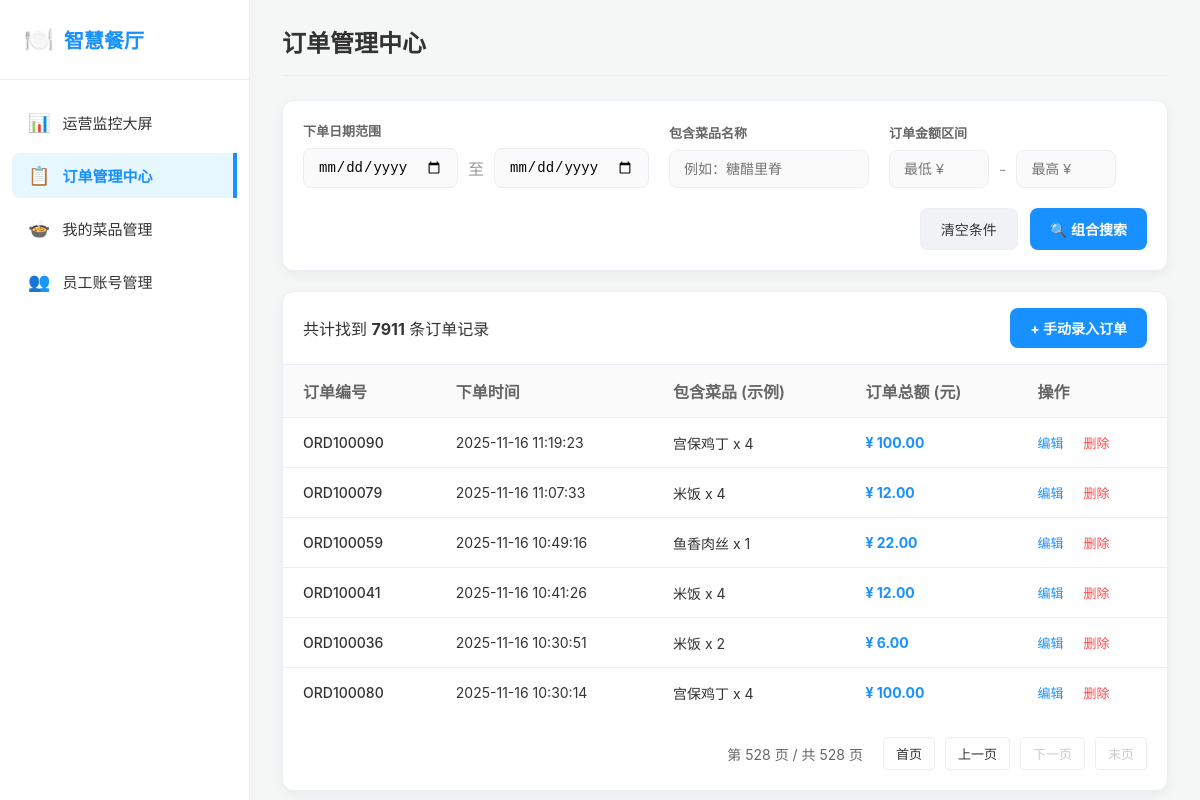
Screenshot of /orders/?page=528 (signed in) with the database file from the repository.
### restaurant/models.py (models this page shows, shortened)
class Order(models.Model):
    order_number = models.CharField(max_length=50, unique=True, verbose_name='订单编号')
    order_time = models.DateTimeField(auto_now_add=True, verbose_name='下单时间')
    total_amount = models.DecimalField(max_digits=10, decimal_places=2, verbose_name='订单总金额')
    item_name = models.CharField(max_length=100, verbose_name='菜品名称', blank=True, null=True)
    item_price = models.DecimalField(max_digits=10, decimal_places=2, verbose_name='单价', blank=True, null=True)
    quantity = models.PositiveIntegerField(verbose_name='数量', blank=True, null=True)
    class Meta:
        verbose_name = '订单'
        verbose_name_plural = '订单'

### restaurant/views.py (the view)
# urls.py: path('orders/', views.order_list, name='order_list'),
@login_required
def order_list(request):
    orders = Order.objects.all().order_by('-order_time')
    start_date = request.GET.get('start_date', '')
    end_date = request.GET.get('end_date', '')
    dish_name = request.GET.get('dish_name', '')
    min_price = request.GET.get('min_price', '')
    max_price = request.GET.get('max_price', '')
    if start_date:
        orders = orders.filter(order_time__date__gte=start_date) # 大于等于开始日期
    if end_date:
        orders = orders.filter(order_time__date__lte=end_date)   # 小于等于结束日期
    if dish_name:
        orders = orders.filter(item_name__icontains=dish_name)   # 菜名模糊包含查询
    if min_price:
        orders = orders.filter(total_amount__gte=min_price)      # 金额大于等于
    if max_price:
        orders = orders.filter(total_amount__lte=max_price)      # 金额小于等于
    paginator = Paginator(orders, 15)
    page_number = request.GET.get('page', 1)
    page_obj = paginator.get_page(page_number)
    query_params = request.GET.copy()
    if 'page' in query_params:
        del query_params['page']
    query_string = query_params.urlencode()
    context = {
        'page_obj': page_obj,
        'query_string': query_string, # 将参数串传给页面
    }
    return render(request, 'order_list.html', context)

### templates/order_list.html (shortened to what this page needs)
<!DOCTYPE html>
<html lang="zh-CN">
<head>
</head>
<body>
    <div class="app-wrapper">
        <aside class="sidebar">
            <div class="sidebar-logo"><span class="icon">🍽️</span> 智慧餐厅</div>
            <nav class="sidebar-menu">
                <a href="{% url 'dashboard' %}" class="menu-item ">
                    <span class="icon">📊</span> 运营监控大屏
                </a>
                <a href="{% url 'order_list' %}" class="menu-item active">
                    <span class="icon">📋</span> 订单管理中心
                </a>
                <a href="{% url 'dish_list' %}" class="menu-item">
                    <span class="icon">🍲</span> 我的菜品管理
                </a>
                <a href="{% url 'user_list' %}" class="menu-item">
                    <span class="icon">👥</span> 员工账号管理
                </a>
            </nav>
        </aside>
        <main class="main-content">
            <div class="dashboard-container">
                <div class="header">
                    <h1>订单管理中心</h1>
                </div>
                <div class="search-card">
                    <form method="GET" action="{% url 'order_list' %}" class="search-form">
                        <div class="search-group">
                            <label>下单日期范围</label>
                            <div class="input-row">
                                <input type="date" name="start_date" value="{{ request.GET.start_date }}" class="search-input">
                                <span style="color: #999;">至</span>
                                <input type="date" name="end_date" value="{{ request.GET.end_date }}" class="search-input">
                            </div>
                        </div>
                        <div class="search-group">
                            <label>包含菜品名称</label>
                            <input type="text" name="dish_name" value="{{ request.GET.dish_name }}" placeholder="例如：糖醋里脊" class="search-input" style="width: 200px;">
                        </div>
                        <div class="search-group">
                            <label>订单金额区间</label>
                            <div class="input-row">
                                <input type="number" step="0.01" name="min_price" value="{{ request.GET.min_price }}" placeholder="最低 ¥" class="search-input" style="width: 100px;">
                                <span style="color: #999;">-</span>
                                <input type="number" step="0.01" name="max_price" value="{{ request.GET.max_price }}" placeholder="最高 ¥" class="search-input" style="width: 100px;">
                            </div>
                        </div>
                        <div style="display: flex; gap: 12px; margin-left: auto;">
                            <a href="{% url 'order_list' %}" class="btn-reset">清空条件</a>
                            <button type="submit" class="btn-primary">🔍 组合搜索</button>
                        </div>
                    </form>
                </div>
                <div class="table-card">
                    <div class="table-toolbar">
                        <span>共计找到 <b>{{ page_obj.paginator.count }}</b> 条订单记录</span>
                        <a href="{% url 'order_create' %}" class="btn-primary" style="text-decoration: none; display: inline-block;">+ 手动录入订单</a>
                    </div>
                    <table class="data-table">
                        <thead>
                            <tr>
                                <th>订单编号</th>
                                <th>下单时间</th>
                                <th>包含菜品 (示例)</th>
                                <th>订单总额 (元)</th>
                                <th>操作</th>
                            </tr>
                        </thead>
                        <tbody>
                            {% for order in page_obj %}
                            <tr>
                                <td style="font-weight: 500;">{{ order.order_number }}</td>
                                <td>{{ order.order_time|date:"Y-m-d H:i:s" }}</td>
                                <td>{{ order.item_name|default:"-" }} x {{ order.quantity|default:"1" }}</td>
                                <td style="color: var(--accent-blue); font-weight: bold;">¥ {{ order.total_amount|floatformat:2 }}</td>
                                <td>
                                    <a href="{% url 'order_edit' order.id %}" class="action-link">编辑</a>
                                    <form action="{% url 'order_delete' order.id %}" method="POST" style="display:inline;" onsubmit="return confirm('确定要永久删除订单 {{ order.order_number }} 吗？');">
                                        <button type="submit" class="action-delete">删除</button>
                                    </form>
                                </td>
                            </tr>
                            {% empty %}
                            <tr>
                                <td colspan="5" style="text-align: center; padding: 60px; color: #999;">没有找到符合该条件的订单记录</td>
                            </tr>
                            {% endfor %}
                        </tbody>
                    </table>
                    <div class="pagination">
                        <span class="page-info">第 {{ page_obj.number }} 页 / 共 {{ page_obj.paginator.num_pages }} 页</span>
                        {% if page_obj.has_previous %}
                            <a href="?page=1{% if query_string %}&{{ query_string }}{% endif %}" class="page-btn">首页</a>
                            <a href="?page={{ page_obj.previous_page_number }}{% if query_string %}&{{ query_string }}{% endif %}" class="page-btn">上一页</a>
                        {% else %}
                            <a href="#" class="page-btn disabled">首页</a>
                            <a href="#" class="page-btn disabled">上一页</a>
                        {% endif %}
                        {% if page_obj.has_next %}
                            <a href="?page={{ page_obj.next_page_number }}{% if query_string %}&{{ query_string }}{% endif %}" class="page-btn">下一页</a>
                            <a href="?page={{ page_obj.paginator.num_pages }}{% if query_string %}&{{ query_string }}{% endif %}" class="page-btn">末页</a>
                        {% else %}
                            <a href="#" class="page-btn disabled">下一页</a>
                            <a href="#" class="page-btn disabled">末页</a>
                        {% endif %}
                    </div>
                </div>
            </div>
        </main>
    </div>
</body>
</html>

### templates/order_list.html (style rules this page uses)
:root { --bg-light: #f4f7f6; --card-bg: #ffffff; --text-main: #333333; --text-sub: #666666; --accent-blue: #1890ff; --accent-red: #ff4d4f; --border-color: #ebeef5; --sidebar-width: 250px; }
* { box-sizing: border-box; }
body { font-family: -apple-system, BlinkMacSystemFont, 'Segoe UI', Roboto, Arial, sans-serif; margin: 0; padding: 0; background-color: var(--bg-light); color: var(--text-main); height: 100vh; overflow: hidden; }
.app-wrapper { display: flex; height: 100vh; width: 100vw; }
.sidebar { width: var(--sidebar-width); background: var(--card-bg); border-right: 1px solid var(--border-color); display: flex; flex-direction: column; box-shadow: 2px 0 8px rgba(0,0,0,0.02); z-index: 10; }
.sidebar-logo { height: 80px; display: flex; align-items: center; padding: 0 24px; font-size: 20px; font-weight: bold; color: var(--accent-blue); border-bottom: 1px solid var(--border-color); }
.sidebar-logo span { margin-right: 10px; font-size: 24px; }
.sidebar-menu { flex: 1; padding: 20px 12px; overflow-y: auto; display: flex; flex-direction: column; gap: 8px; }
.menu-item { display: flex; align-items: center; padding: 12px 16px; color: var(--text-main); text-decoration: none; font-size: 15px; border-radius: 8px; transition: all 0.2s; }
.menu-item.active { background: #e6f7ff; color: var(--accent-blue); font-weight: 600; border-right: 4px solid var(--accent-blue); border-radius: 8px 0 0 8px; }
.menu-item .icon { margin-right: 12px; font-size: 18px; }
.main-content { flex: 1; display: flex; flex-direction: column; overflow-y: auto; padding: 24px 32px; }
.dashboard-container { width: 100%; max-width: 1600px; margin: 0 auto; }
.header { display: flex; justify-content: space-between; align-items: center; margin-bottom: 24px; padding-bottom: 16px; border-bottom: 1px solid var(--border-color); }
.header h1 { margin: 0; font-size: 24px; font-weight: 600; }
.search-card { background: var(--card-bg); border-radius: 12px; box-shadow: 0 4px 12px rgba(0,0,0,0.05); border: 1px solid var(--border-color); padding: 20px; margin-bottom: 20px; }
.search-form { display: flex; flex-wrap: wrap; gap: 20px; align-items: flex-end; }
.search-group { display: flex; flex-direction: column; gap: 8px; }
.search-group label { font-size: 13px; font-weight: 600; color: var(--text-sub); }
.search-input { padding: 10px 14px; border: 1px solid var(--border-color); border-radius: 8px; font-size: 14px; background: #fafafa; transition: all 0.2s; outline: none; }
.input-row { display: flex; align-items: center; gap: 10px; }
.btn-primary { background: var(--accent-blue); color: white; border: none; padding: 10px 20px; border-radius: 8px; cursor: pointer; font-size: 14px; font-weight: bold; transition: all 0.2s; text-decoration: none; }
.btn-reset { background: #f0f2f5; color: var(--text-main); border: 1px solid var(--border-color); padding: 10px 20px; border-radius: 8px; cursor: pointer; font-size: 14px; font-weight: 500; text-decoration: none; transition: all 0.2s; display: inline-block; }
.table-card { background: var(--card-bg); border-radius: 12px; box-shadow: 0 4px 12px rgba(0,0,0,0.05); border: 1px solid var(--border-color); overflow: hidden; }
.table-toolbar { padding: 16px 20px; border-bottom: 1px solid var(--border-color); display: flex; justify-content: space-between; align-items: center; }
.data-table { width: 100%; border-collapse: collapse; }
.data-table th { background-color: #fafafa; padding: 14px 20px; text-align: left; font-weight: 600; color: var(--text-sub); border-bottom: 1px solid var(--border-color); }
.data-table td { padding: 14px 20px; border-bottom: 1px solid var(--border-color); color: var(--text-main); font-size: 14px; }
.data-table tr:last-child td { border-bottom: none; }
.action-link { color: var(--accent-blue); text-decoration: none; margin-right: 10px; font-size: 13px; font-weight: 500; }
.action-delete { color: var(--accent-red); cursor: pointer; border: none; background: none; font-size: 13px; font-weight: 500; }
.pagination { padding: 20px; display: flex; justify-content: flex-end; align-items: center; gap: 10px; }
.page-info { color: var(--text-sub); font-size: 14px; margin-right: 10px; }
.page-btn { padding: 6px 12px; border: 1px solid var(--border-color); background: var(--card-bg); border-radius: 4px; color: var(--text-main); text-decoration: none; font-size: 13px; }
.page-btn.disabled { color: #ccc; border-color: var(--border-color); cursor: not-allowed; pointer-events: none; }

### rows the page displays
Order: order_number "ORD100090", order_time "2025-11-16 11:19:23", item_name "宫保鸡丁", quantity "4", total_amount "100.00"
Order: order_number "ORD100079", order_time "2025-11-16 11:07:33", item_name "米饭", quantity "4", total_amount "12.00"
Order: order_number "ORD100059", order_time "2025-11-16 10:49:16", item_name "鱼香肉丝", quantity "1", total_amount "22.00"
Order: order_number "ORD100041", order_time "2025-11-16 10:41:26", item_name "米饭", quantity "4", total_amount "12.00"
Order: order_number "ORD100036", order_time "2025-11-16 10:30:51", item_name "米饭", quantity "2", total_amount "6.00"
Order: order_number "ORD100080", order_time "2025-11-16 10:30:14", item_name "宫保鸡丁", quantity "4", total_amount "100.00"

### other values shown
{{ page_obj.paginator.count }} "7911"
{{ page_obj.number }} "528"
{{ page_obj.paginator.num_pages }} "528"
